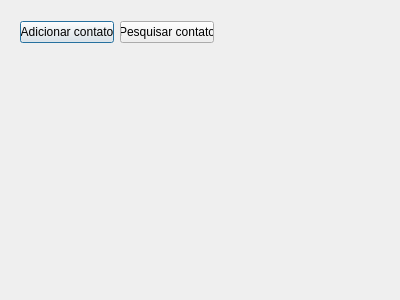
<?xml version="1.0" encoding="UTF-8"?>
<ui version="4.0">
 <class>fm_novocontato</class>
 <widget class="QDialog" name="fm_novocontato">
  <property name="geometry">
   <rect>
    <x>0</x>
    <y>0</y>
    <width>400</width>
    <height>300</height>
   </rect>
  </property>
  <property name="windowTitle">
   <string>Dialog</string>
  </property>
  <widget class="QWidget" name="">
   <property name="geometry">
    <rect>
     <x>20</x>
     <y>20</y>
     <width>194</width>
     <height>25</height>
    </rect>
   </property>
   <layout class="QHBoxLayout" name="horizontalLayout">
    <item>
     <widget class="QPushButton" name="btn_novocontato">
      <property name="text">
       <string>Adicionar contato</string>
      </property>
     </widget>
    </item>
    <item>
     <widget class="QPushButton" name="btn_pesquisarcontato">
      <property name="text">
       <string>Pesquisar contato</string>
      </property>
     </widget>
    </item>
   </layout>
  </widget>
 </widget>
 <resources/>
 <connections/>
</ui>
